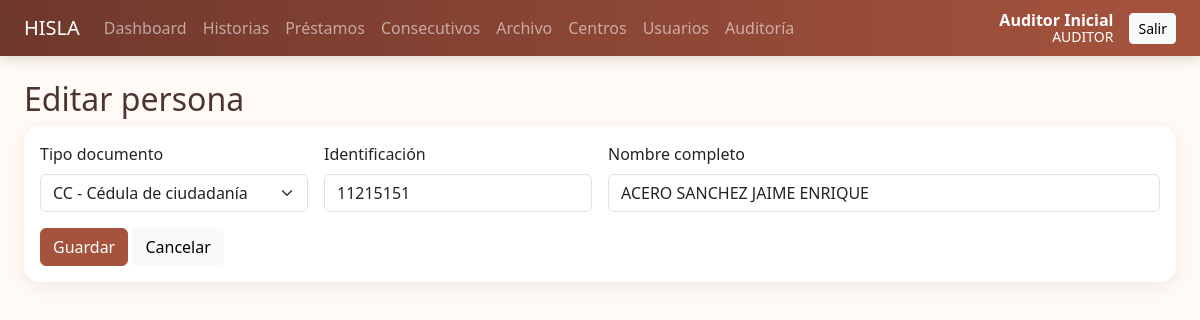
The page /historias/2/editar (signed in) on the database its author committed.
### app/models.py (models this page shows, shortened)
class Usuario(UserMixin, db.Model):
    __tablename__ = "usuario"
    id = db.Column(db.Integer, primary_key=True)
    nombre = db.Column(db.String(120), nullable=False)
    username = db.Column(db.String(80), unique=True, nullable=False, index=True)
    email = db.Column(db.String(120), unique=True, nullable=False)
    password_hash = db.Column(db.String(255), nullable=False)
    rol = db.Column(db.String(20), nullable=False, default="asistente")
    activo = db.Column(db.Boolean, default=True, nullable=False)
    debe_cambiar_password = db.Column(db.Boolean, default=True, nullable=False)
    creado_en = db.Column(db.DateTime, default=datetime.utcnow)

class Persona(db.Model):
    __tablename__ = "persona"
    id = db.Column(db.Integer, primary_key=True)
    tipo_documento_id = db.Column(db.Integer, db.ForeignKey("tipo_documento.id"), nullable=False)
    numero_documento = db.Column(db.String(30), nullable=False, index=True)
    nombre_completo = db.Column(db.String(180), nullable=False, index=True)
    creada_por_id = db.Column(db.Integer, db.ForeignKey("usuario.id"), nullable=False)
    creada_en = db.Column(db.DateTime, default=datetime.utcnow)
    actualizada_en = db.Column(db.DateTime, default=datetime.utcnow, onupdate=datetime.utcnow)
    tipo_documento = db.relationship("TipoDocumento")
    creada_por = db.relationship("Usuario")
    carpetas = db.relationship("CarpetaFisica", back_populates="persona", lazy=True, cascade="all, delete-orphan", order_by="CarpetaFisica.consecutivo_carpeta.asc()")
    __table_args__ = (db.UniqueConstraint("tipo_documento_id", "numero_documento", name="uq_persona_documento"),)

class TipoDocumento(db.Model):
    __tablename__ = "tipo_documento"
    id = db.Column(db.Integer, primary_key=True)
    codigo = db.Column(db.String(10), unique=True, nullable=False)
    nombre = db.Column(db.String(80), unique=True, nullable=False)
    activo = db.Column(db.Boolean, default=True, nullable=False)

### app/historias.py (the view, shortened to what this page needs)
@historias_bp.route("/<int:id>/editar", methods=["GET","POST"])
@login_required
def editar(id):
    p=Persona.query.get_or_404(id); tipos=TipoDocumento.query.filter_by(activo=True).all()
    return render_template("historias/persona_form.html", tipos=tipos, persona=p)

### app/templates/historias/persona_form.html
{% extends 'base.html' %}{% block content %}<h2>{{'Editar persona' if persona else 'Nueva persona'}}</h2><form method="post" class="card"><input type="hidden" name="csrf_token" value="{{csrf_token()}}"><div class="card-body row g-3"><div class="col-md-3"><label class="form-label">Tipo documento</label><select class="form-select" name="tipo_documento_id" required>{% for x in tipos %}<option value="{{x.id}}" {% if persona and persona.tipo_documento_id==x.id %}selected{% endif %}>{{x.codigo}} - {{x.nombre}}</option>{% endfor %}</select></div><div class="col-md-3"><label class="form-label">Identificación</label><input class="form-control" name="numero_documento" value="{{persona.numero_documento if persona else ''}}" required></div><div class="col-md-6"><label class="form-label">Nombre completo</label><input class="form-control" name="nombre_completo" value="{{persona.nombre_completo if persona else ''}}" required></div><div class="col-12"><button class="btn btn-primary">Guardar</button> <a class="btn btn-light" href="{{url_for('historias.ver',id=persona.id) if persona else url_for('historias.listar')}}">Cancelar</a></div></div></form>{% endblock %}

### app/templates/base.html (shortened to what this page needs)
<!doctype html>
<html lang="es">
<head>
    <link
        href="https://cdn.jsdelivr.net/npm/bootstrap@5.3.3/dist/css/bootstrap.min.css"
        rel="stylesheet"
    >
    <link
    rel="stylesheet"
    href="https://cdn.jsdelivr.net/npm/bootstrap-icons@1.11.3/font/bootstrap-icons.min.css"
    >
    <link
        rel="stylesheet"
        href="{{ url_for('static', filename='css/app.css') }}"
    >
</head>
<body>
    {% set mensajes = get_flashed_messages(with_categories=true) %}
    <nav class="navbar navbar-expand-lg navbar-dark">
        <div class="container-fluid px-4">
            <a
                class="navbar-brand"
                href="{{ url_for('main.dashboard') }}"
            >
                HISLA
            </a>
            {% if current_user.is_authenticated %}
            <div
                class="collapse navbar-collapse"
                id="menuPrincipal"
            >
                <div class="navbar-nav me-auto">
                    <a
                        class="nav-link"
                        href="{{ url_for('main.dashboard') }}"
                    >
                        Dashboard
                    </a>
                    <a
                        class="nav-link"
                        href="{{ url_for('historias.listar') }}"
                    >
                        Historias
                    </a>
                    <a
                        class="nav-link"
                        href="{{ url_for('prestamos.listar') }}"
                    >
                        Préstamos
                    </a>
                    <a
                        class="nav-link"
                        href="{{ url_for('historias.consecutivos') }}"
                    >
                        Consecutivos
                    </a>
                    {% if current_user.rol in ['admin', 'auditor'] %}
                    <a
                        class="nav-link"
                        href="{{ url_for('historias.archivadas') }}"
                    >
                        Archivo
                    </a>
                    <a
                        class="nav-link"
                        href="{{ url_for('centros.listar') }}"
                    >
                        Centros
                    </a>
                    <a
                        class="nav-link"
                        href="{{ url_for('usuarios.listar') }}"
                    >
                        Usuarios
                    </a>
                    {% endif %}
                    {% if current_user.rol == 'auditor' %}
                    <a
                        class="nav-link"
                        href="{{ url_for('auditoria.listar') }}"
                    >
                        Auditoría
                    </a>
                    {% endif %}
                </div>
                <div class="text-white me-3 text-end user-chip">
                    <strong>
                        {{ current_user.nombre }}
                    </strong>
                    <small>
                        {{ current_user.rol|upper }}
                    </small>
                </div>
                <a
                    class="btn btn-sm btn-light"
                    href="{{ url_for('auth.logout') }}"
                >
                    Salir
                </a>
            </div>
            {% endif %}
        </div>
    </nav>
    <main class="container-fluid px-4 py-4">
        {% block content %}
        {% endblock %}
    </main>
</body>
</html>

### app/static/css/app.css (style rules this page uses)
:root { --terracotta:#a6533d;--sand:#f4eadf;--coffee:#4d352f;--cream:#fffaf5 }
body { background:var(--cream);color:var(--coffee) }
.navbar { background:linear-gradient(90deg,#6f382c,var(--terracotta));box-shadow:0 3px 12px rgba(77,53,47,.18) }
.navbar .nav-link { white-space:nowrap }
.btn-primary { background:var(--terracotta);border-color:var(--terracotta) }
.card { border:0;border-radius:16px;box-shadow:0 5px 20px rgba(77,53,47,.08) }
.user-chip { display:flex;flex-direction:column;line-height:1.15 }

### rows shown on the page
Usuario: nombre "Auditor Inicial", rol "AUDITOR"
Persona: tipo_documento_id "CC - Cédula de ciudadanía", numero_documento "11215151", nombre_completo "ACERO SANCHEZ JAIME ENRIQUE"

### other values the page prints
{{ 'Editar persona' if persona else 'Nueva persona' }} "Editar persona"
